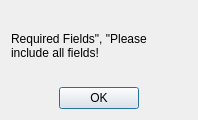
<?xml version="1.0" encoding="UTF-8"?>
<ui version="4.0">
 <class>requiredFieldsWarning</class>
 <widget class="QDialog" name="requiredFieldsWarning">
  <property name="geometry">
   <rect>
    <x>0</x>
    <y>0</y>
    <width>198</width>
    <height>120</height>
   </rect>
  </property>
  <property name="windowTitle">
   <string>Dialog</string>
  </property>
  <layout class="QGridLayout" name="gridLayout">
   <item row="0" column="0">
    <widget class="QLabel" name="label">
     <property name="text">
      <string>Required Fields&quot;, &quot;Please include all fields!</string>
     </property>
     <property name="wordWrap">
      <bool>true</bool>
     </property>
    </widget>
   </item>
   <item row="1" column="0">
    <widget class="QDialogButtonBox" name="buttonBox">
     <property name="orientation">
      <enum>Qt::Horizontal</enum>
     </property>
     <property name="standardButtons">
      <set>QDialogButtonBox::Ok</set>
     </property>
     <property name="centerButtons">
      <bool>true</bool>
     </property>
    </widget>
   </item>
  </layout>
 </widget>
 <resources/>
 <connections>
  <connection>
   <sender>buttonBox</sender>
   <signal>accepted()</signal>
   <receiver>requiredFieldsWarning</receiver>
   <slot>accept()</slot>
   <hints>
    <hint type="sourcelabel">
     <x>248</x>
     <y>254</y>
    </hint>
    <hint type="destinationlabel">
     <x>157</x>
     <y>274</y>
    </hint>
   </hints>
  </connection>
  <connection>
   <sender>buttonBox</sender>
   <signal>rejected()</signal>
   <receiver>requiredFieldsWarning</receiver>
   <slot>reject()</slot>
   <hints>
    <hint type="sourcelabel">
     <x>316</x>
     <y>260</y>
    </hint>
    <hint type="destinationlabel">
     <x>286</x>
     <y>274</y>
    </hint>
   </hints>
  </connection>
 </connections>
</ui>
